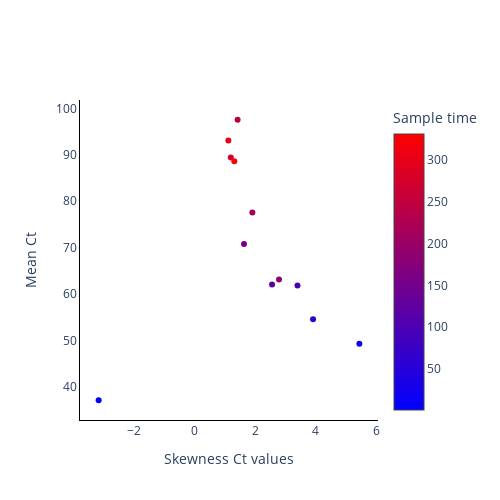

The notebook cell this image was saved under:
### Code cell
fig = go.Figure()

fig.add_trace(
    go.Scatter(
        y=np.mean(vr_values[0, :, :], axis=1).tolist(),
        x=skews,
        mode='markers',
        name='Mean Ct',
        marker_color=sample_points,
        marker_colorscale='BlueRed',
        marker_colorbar_title=dict(
            text='Sample time',
            side='top'),
        marker_showscale=True,
        showlegend=False,
    )
)

# Add axis labels
fig.update_layout(
    width=500, 
    height=500,
    plot_bgcolor='white',
    xaxis=dict(
        linecolor='black',
        title = 'Skewness Ct values'
        ),
    yaxis=dict(
        linecolor='black',
        title = 'Mean Ct'),
    #legend=dict(
    #    orientation="h",
    #    yanchor="bottom",
    #    y=1.02,
    #    xanchor="right",
    #    x=1
    #)
    )

fig.write_image('images/Mean_vs_Skewness.pdf')
fig.show()

### Figure 1 — Plotly figure (JSON) as saved in the notebook; plotly's stock layout.template omitted (floating-point values rounded to 4 significant figures)
{"data": [{"marker": {"color": [1, 31, 61, 91, 121, 151, 181, 211, 241, 271, 301, 331], "colorbar": {"title": {"side": "top", "text": "Sample time"}}, "colorscale": [[0, "rgb(0,0,255)"], [1, "rgb(255,0,0)"]], "showscale": true}, "mode": "markers", "name": "Mean Ct", "showlegend": false, "type": "scatter", "x": [-3.167, 5.44, 3.911, 3.397, 2.559, 1.631, 2.788, 1.907, 1.421, 1.196, 1.115, 1.312], "y": [37.11, 49.3, 54.56, 61.82, 62.04, 70.78, 63.14, 77.55, 97.54, 89.39, 93.06, 88.59]}], "layout": {"height": 500, "plot_bgcolor": "white", "width": 500, "xaxis": {"linecolor": "black", "title": {"text": "Skewness Ct values"}}, "yaxis": {"linecolor": "black", "title": {"text": "Mean Ct"}}}}
